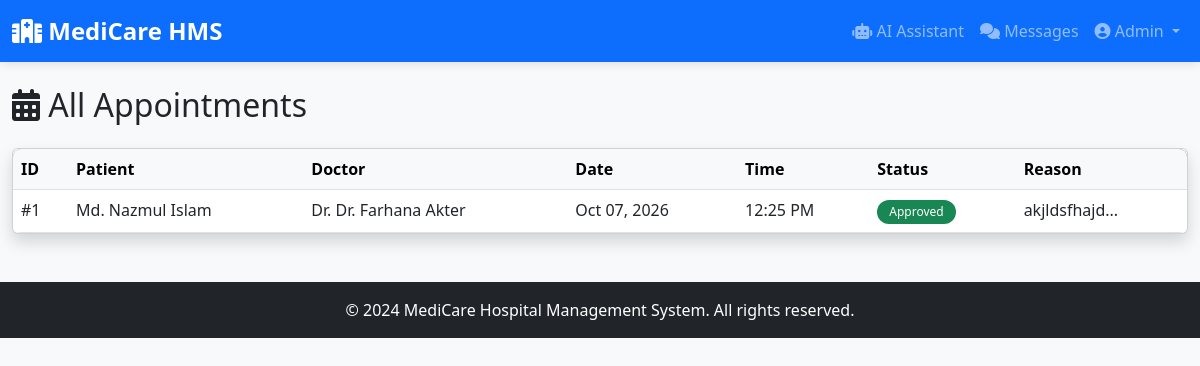
The app's page /appointments (signed in) with its own data.
### models/user.py (models this page shows, shortened)
class User(UserMixin, db.Model):
    __tablename__ = 'users'
    id = db.Column(db.Integer, primary_key=True)
    name = db.Column(db.String(100), nullable=False)
    email = db.Column(db.String(120), unique=True, nullable=False)
    password = db.Column(db.String(255), nullable=False)
    role = db.Column(db.String(20), nullable=False)  # admin, doctor, patient
    created_at = db.Column(db.DateTime, default=datetime.utcnow)
    is_active = db.Column(db.Boolean, default=True)
    doctor_profile = db.relationship('Doctor', backref='user', uselist=False, cascade='all, delete-orphan')
    patient_profile = db.relationship('Patient', backref='user', uselist=False, cascade='all, delete-orphan')
    notifications = db.relationship('Notification', backref='user', lazy='dynamic', cascade='all, delete-orphan')

### models/appointment.py (models this page shows, shortened)
class Appointment(db.Model):
    __tablename__ = 'appointments'
    id = db.Column(db.Integer, primary_key=True)
    patient_id = db.Column(db.Integer, db.ForeignKey('patients.id'), nullable=False)
    doctor_id = db.Column(db.Integer, db.ForeignKey('doctors.id'), nullable=False)
    date = db.Column(db.Date, nullable=False)
    time = db.Column(db.Time, nullable=False)
    status = db.Column(db.String(20), default='pending')  # pending, approved, rejected, completed, cancelled
    reason = db.Column(db.Text)
    notes = db.Column(db.Text)
    created_at = db.Column(db.DateTime, default=datetime.utcnow)
    updated_at = db.Column(db.DateTime, default=datetime.utcnow, onupdate=datetime.utcnow)
    prescription = db.relationship('Prescription', backref='appointment', uselist=False, cascade='all, delete-orphan')

### routes/admin.py (the view)
@admin_bp.route('/appointments')
@login_required
@admin_required
def appointments():
    all_appointments = Appointment.query.order_by(Appointment.date.desc()).all()
    return render_template('admin_appointments.html', appointments=all_appointments)

### app.py (called while the page is built)
@login_manager.user_loader
def load_user(user_id):
    return User.query.get(int(user_id))

### routes/admin.py (called while the page is built)
def admin_required(f):
    @wraps(f)
    def decorated_function(*args, **kwargs):
        if not current_user.is_authenticated or current_user.role != 'admin':
            flash('Access denied. Admin only.', 'error')
            return redirect(url_for('auth.login'))
        return f(*args, **kwargs)
    return decorated_function

### templates/admin_appointments.html (shortened to what this page needs)
{% extends 'base.html' %}
{% block content %}
<div class="row">
    <div class="col-12">
        <h2 class="mb-4"><i class="fas fa-calendar-alt"></i> All Appointments</h2>
        <div class="card shadow">
            <div class="card-body p-0">
                <div class="table-responsive">
                    <table class="table table-hover mb-0">
                        <thead class="table-light">
                            <tr>
                                <th>ID</th>
                                <th>Patient</th>
                                <th>Doctor</th>
                                <th>Date</th>
                                <th>Time</th>
                                <th>Status</th>
                                <th>Reason</th>
                            </tr>
                        </thead>
                        <tbody>
                            {% for apt in appointments %}
                            <tr>
                                <td>#{{ apt.id }}</td>
                                <td>{{ apt.patient.user.name }}</td>
                                <td>Dr. {{ apt.doctor.user.name }}</td>
                                <td>{{ apt.date.strftime('%b %d, %Y') }}</td>
                                <td>{{ apt.time.strftime('%I:%M %p') }}</td>
                                <td>
                                    <span class="badge bg-{{ 'warning' if apt.status == 'pending' else 'success' if apt.status == 'approved' else 'info' if apt.status == 'completed' else 'danger' }}">
                                        {{ apt.status.title() }}
                                    </span>
                                </td>
                                <td>{{ apt.reason[:30] }}...</td>
                            </tr>
                            {% else %}
                            <tr>
                                <td colspan="7" class="text-center py-4">No appointments yet</td>
                            </tr>
                            {% endfor %}
                        </tbody>
                    </table>
                </div>
            </div>
        </div>
    </div>
</div>
{% endblock %}

### templates/base.html (shortened to what this page needs)
<!DOCTYPE html>
<html lang="en" data-theme="light">
<head>
    <link href="https://cdn.jsdelivr.net/npm/bootstrap@5.3.0/dist/css/bootstrap.min.css" rel="stylesheet">
    <link rel="stylesheet" href="https://cdnjs.cloudflare.com/ajax/libs/font-awesome/6.4.0/css/all.min.css">
    <link rel="stylesheet" href="{{ url_for('static', filename='css/style.css') }}">
</head>
<body>
    {% if current_user.is_authenticated %}
    <nav class="navbar navbar-expand-lg navbar-dark bg-primary">
        <div class="container-fluid">
            <a class="navbar-brand" href="/">
                <i class="fas fa-hospital"></i> MediCare HMS
            </a>
            <div class="collapse navbar-collapse" id="navbarNav">
                <ul class="navbar-nav ms-auto">
                    <li class="nav-item">
                        <a class="nav-link" href="{{ url_for('ai.assistant') }}">
                            <i class="fas fa-robot"></i> AI Assistant
                        </a>
                    </li>
                    <li class="nav-item">
                        <a class="nav-link" href="{{ url_for('chat.index') }}">
                            <i class="fas fa-comments"></i> Messages
                        </a>
                    </li>
                    <li class="nav-item dropdown">
                        <a class="nav-link dropdown-toggle" href="#" role="button" data-bs-toggle="dropdown">
                            <i class="fas fa-user-circle"></i> {{ current_user.name }}
                        </a>
                    </li>
                </ul>
            </div>
        </div>
    </nav>
    {% endif %}
    <div class="{% if current_user.is_authenticated %}container-fluid{% else %}container{% endif %} mt-4">
        {% block content %}{% endblock %}
    </div>
    <footer class="bg-dark text-white text-center py-3 mt-5">
        <p class="mb-0">&copy; 2024 MediCare Hospital Management System. All rights reserved.</p>
    </footer>
</body>
</html>

### static/CSS/style.css (style rules this page uses)
:root { --primary-color: #0d6efd; --secondary-color: #6c757d; --success-color: #198754; --danger-color: #dc3545; --warning-color: #ffc107; --info-color: #0dcaf0; --light-bg: #f8f9fa; --dark-bg: #212529; }
* { margin: 0; padding: 0; box-sizing: border-box; }
body { font-family: 'Segoe UI', Tahoma, Geneva, Verdana, sans-serif; background: var(--light-bg); transition: background 0.3s ease; }
.card { transition: transform 0.3s ease, box-shadow 0.3s ease; }
.table { border-radius: 8px; overflow: hidden; }
.table thead { background: linear-gradient(135deg, #667eea 0%, #764ba2 100%); color: white; }
.badge { padding: 6px 12px; border-radius: 20px; font-weight: 500; }
.navbar { box-shadow: 0 2px 10px rgba(0, 0, 0, 0.1); }
.navbar-brand { font-weight: 700; font-size: 1.5rem; }
footer { margin-top: auto; }

### records on screen
User: name "Admin"
Appointment: id "1", patient.user.name "Md. Nazmul Islam", doctor.user.name "Dr. Farhana Akter", date "Oct 07, 2026", time "12:25 PM", status "Approved", reason "akjldsfhajd"
